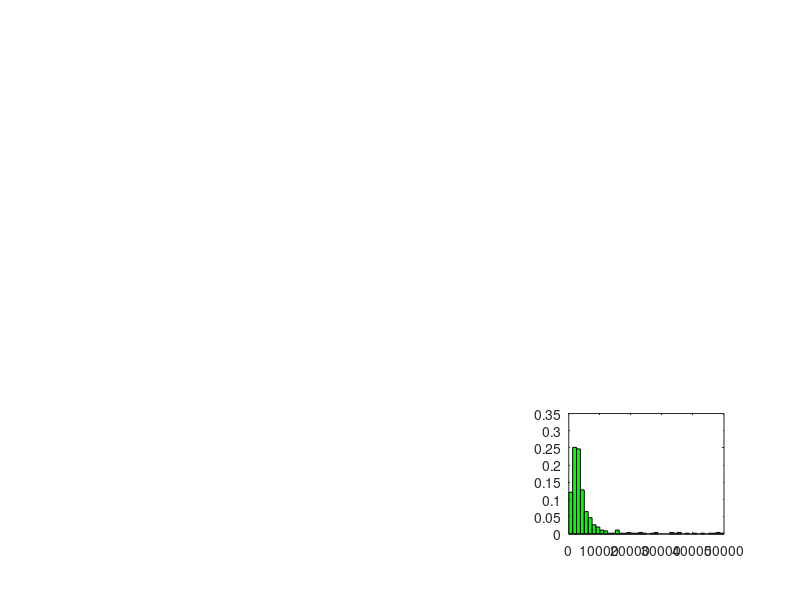

Source code (MATLAB):
subplot(3,3,9)
cells = []
 for t=1:20
 
X = 1024*rand(32,2);
[v c] =voronoin(X);
for j=1:length(c)
A(j) = polyarea(v(c{j},1), v(c{j},2));
end
output = A(isfinite(A));
cells = [cells, output];
 end
 median(cells)
 cells(cells>500000)=[];
  h=hist(cells,40);
%     h=hist(log(V_Areas), 0.25:0.5:19.75);    
     h = h./size(cells,2);
     bar(625:1250:50000, h, 1,'g')    